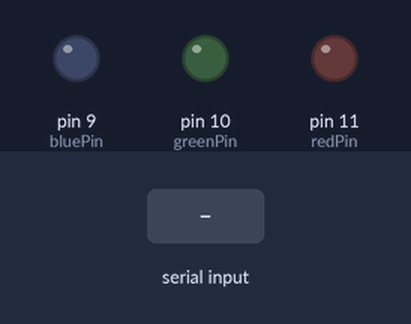
Simulated run of this sketch. Board: Arduino Uno, built with avr-gcc and run on an emulated ATmega328P. Shown: output pins drawn as LEDs (lit = HIGH). The test bench sets the inputs (shaded band). What the sketch prints to the serial monitor is not drawn.

Above: at 1.2 s.
1.3 s: "R" received over the second serial link
At 1.8 s:
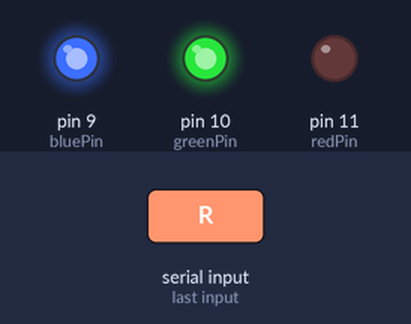
2.8 s: "G" received over the second serial link
At 3.7 s:
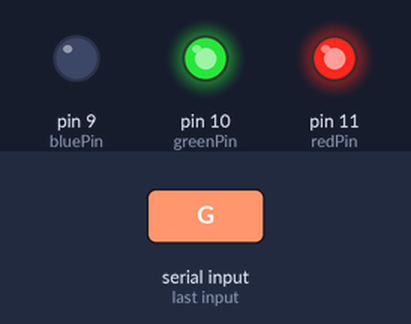
4.3 s: "B" received over the second serial link
At 4.9 s:
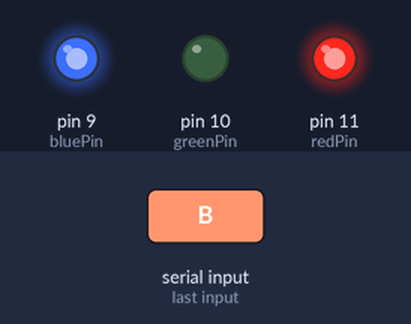
Timing chart, 0 to 7.3 s (numbered marks = the images above; inputs shaded):
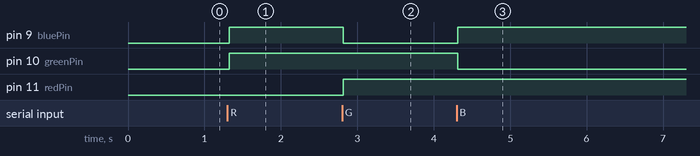

Measured:
- after the input at 1.3 s, pin 9 (bluePin), pin 10 (greenPin): LOW → HIGH at once
- after the input at 2.8 s, pin 9 (bluePin): HIGH → LOW at once; pin 11 (redPin): LOW → HIGH at once
- after the input at 4.3 s, pin 9 (bluePin): LOW → HIGH at once; pin 10 (greenPin): HIGH → LOW at once

The sketch:

Spec_II_Bluetooth_Finish.ino
```cpp
#include <SoftwareSerial.h>
#define BT_TX 2
#define BT_RX 3

int redPin = 11;
int greenPin = 10;
int bluePin = 9;

void red(){
  setColor(0,255,255);
}

void green(){
  setColor(255,255,0);
}

void blue(){
  setColor(255,0,255);
}

SoftwareSerial mySerial(BT_TX, BT_RX);
String myString="";

void setup(){
  Serial.begin(9600);
  mySerial.begin(9600);

  pinMode(redPin,OUTPUT);
  pinMode(greenPin,OUTPUT);
  pinMode(bluePin,OUTPUT);

}

void loop(){

  while(mySerial.available()){
    char myChar = (char)mySerial.read();
    myString += myChar;
    delay(5);
  }

  if(!myString.equals(" ")){
    Serial.println("Received : "+myString);

      if (myString == "R") red();
      if (myString == "G") green();
      if (myString == "B") blue();
      if (myString == "AUTO"){
        for(int i=0; i<=3; i++){
            red();  //red
            delay(5000);

            blue();  //blue
            delay(5000);

            green();  //green
            delay(5000);

        }
        }
        myString="";
}
}


void setColor(int red, int green, int blue)
{
  analogWrite(redPin, red);
  analogWrite(greenPin, green);
  analogWrite(bluePin, blue);
}
```
